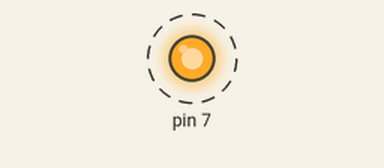
This sketch was run on a simulated Arduino Uno, built with avr-gcc and run on an emulated ATmega328P. Parts: output pins drawn as LEDs (lit = HIGH). Dashed ring = blinking. At 6.0 s the program stops and its outputs stay as they are.

Above: at 1.2 s.
Timing chart, 0 to 4.0 s (numbered marks = the images above):
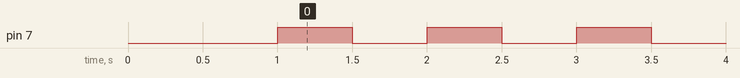

Measured:
- by itself, pin 7: alternates HIGH for 0.50 s and LOW for 0.50 s, 11 changes in all, then stays HIGH

The sketch:

05_example_2.ino
```cpp
void setup() {
  // put your setup code here, to run once:
  pinMode(7, OUTPUT);
  digitalWrite(7, LOW);
  delay(1000);
}

void loop() {
  // put your main code here, to run repeatedly:
  for(int i=0; i<5; i++) {
    digitalWrite(7, HIGH);
    delay(500);
    digitalWrite(7, LOW);
    delay(500);
  }
  digitalWrite(7, HIGH);
  while(1){} // infinite loop
 }
```
